Frame 1 (no input): blank canvas, image omitted
Frame 60 (the mouse pressed at the canvas centre just before this capture): blank canvas, image omitted
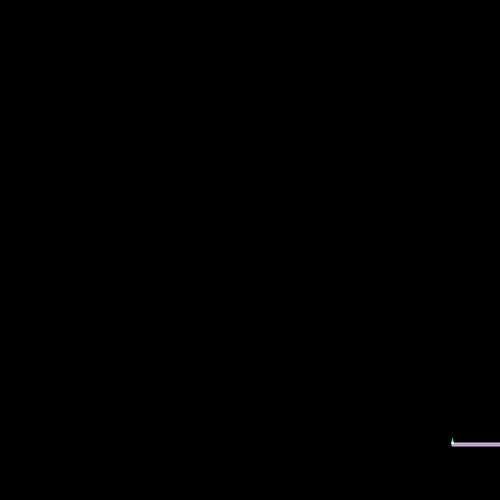
Frame 120 (the mouse held since frame 60 and released just before this capture)

The Processing sketch whose frames 1 and 60 were blank and that drew this single picture after the mouse press (run headless with seeded random() and noise(); from frame 60 on, the mouse is pressed at the canvas centre):

// Processing sketch: TranMelodyA1Q3
// ── TranMelodyA1Q3.pde
/**********************************************************************************************************************************************************
COMP 1010 SECTION A01
INSTRUCTOR: Daniel Rea
NAME: Melody Tran
ASSIGNMENT: Assignment 1
QUESTION: Question 3

PURPOSE: To make the spaceship move from one end of the canvas to the other automatically, and for it to grow so it seems like it's coming towards thge viewer.
**********************************************************************************************************************************************************/
int shipWidth = 250; //initially 250.
int shipBorderRadius = 5; //initially 5.
int shipHeight = shipWidth/4; //to calculate the height of the ship and stay proportionate with the width of the ship.
int domeSize;
int pomPomSize; 
//the section above is in pixels.

final int CANVAS_WIDTH = 500; //to be changed in correlation with the width of the canvas as "width" was not working.
final int CANVAS_HEIGHT = 500; //to be changed in correlation with the height of the canvas as "height" was not working.

final float SIZE_START = 5.0/100; //in percentage, initially 5%.
final float SIZE_END = 150.0/100; //in percentage, initially 150%.
final float X_START = CANVAS_WIDTH + (shipWidth*SIZE_START); //to calculate the starting point on the x-axis for the ship. Starts off screen for a better effect.
final float Y_START = CANVAS_HEIGHT + (shipHeight*SIZE_START); //to calculate the starting point on the y-axis for the ship. Starts off screen for a better effect.
final int X_END = 0 - int (shipWidth*SIZE_END); //to calculate the end point on the x-axis. Ends off screen.
final int Y_END = 0 - int (shipHeight*SIZE_END); //to calculate the end point on the y-axis. Ends off screen.

final float SPEED_FACTOR = 200.0/100; //in percentage, initially 200%.

float shipPosX = X_START;
float shipPosY = Y_START;
float sizeMultiplier = SIZE_START;

void setup ()
{
  size (500, 500);
}

void draw()
{
  background (0);
  setSizeXandY();
  calcDimensions();
  drawSpaceship();
}

void mouseClicked()
{
    shipPosX = X_START;
    shipPosY = Y_START;
    sizeMultiplier = SIZE_START;
}

/* setSizeXandY
* This function controls the speed that the spaceship flies, where it starts/ends on the canvas, and the increase in size as it moves.
* I used global variables in this function but also included a bit of arithmetics to keep the spaceship proper.
* It produces a sort of graphics that animates the spaceships on the canvas.
* Max and min were used with global variables and constants.
*/

void setSizeXandY ()
{
  shipPosX = max(X_END, shipPosX - (1.0/SPEED_FACTOR)); //to incorporate the X_END but still result in the starting point being at the bottom right.
  shipPosY = max(Y_END, shipPosY - (1.0/SPEED_FACTOR)); //to incorporate the Y_END but still result in the starting point being at the bottom right.
  
  sizeMultiplier = min(SIZE_END, sizeMultiplier + (1.0/SPEED_FACTOR)/400); 
}

/* calcDimensions
* This function holds all the calculations used to draw the spaceship.
* From the global variables: shipWidth/Height, domeSize, pomPomSize. As well as the float sizeMultiplier.
* It produces shortcut variables to be used in the drawings, this way the code is a bit cleaner and easier to read.
* The calculations are to be within proper ratio of each other and are displayed that way.
*/

void calcDimensions ()
{
  shipWidth = int (250 * sizeMultiplier);
  shipHeight = int ((shipWidth/4) * sizeMultiplier);
  domeSize = int ((shipWidth/3) * sizeMultiplier);
  pomPomSize = int ((domeSize/5) * sizeMultiplier);
}


/* drawSpaceship
* This function puts all the shapes of the spaceship together. Ready to be called in the draw function.
* It gets its info from the calcDimensions block with a bit of arithmetic included.
* It produces our final image of the spaceship.
* A lot of the decisions to be made was for the positioning to keep the shapes aligned/proportionate with each other despite any changes to the placement on the y-axis.
*/

void drawSpaceship ()
{
  final float STRIPE_OFFSET = 0.24f * shipHeight;
  
  //ship body
  fill (54, 123, 108);
  strokeWeight (0);
  rect (shipPosX, shipPosY, shipWidth, shipHeight, shipBorderRadius);
  
  //stripes
  strokeWeight (2);
  stroke (204, 180, 216);
  line (shipPosX, (shipPosY + (STRIPE_OFFSET * sizeMultiplier)), (shipPosX + shipWidth), (shipPosY + (STRIPE_OFFSET * sizeMultiplier))); //top line
  line (shipPosX, shipPosY + shipHeight - (STRIPE_OFFSET * sizeMultiplier), (shipPosX + shipWidth), shipPosY + shipHeight - (STRIPE_OFFSET * sizeMultiplier)); //bottom line

  // head/dome
  fill (255);
  strokeWeight (0);
  ellipse (shipPosX, shipPosY, domeSize, domeSize);
  
  //party hat
  fill (67, 246, 173);
  strokeWeight (0);
  triangle (shipPosX, (shipPosY - (domeSize*2)), (shipPosX + (domeSize/2)), (shipPosY - (domeSize/3)), (shipPosX - (domeSize/2)), (shipPosY - (domeSize/3)));

  //pom pom
  fill (180, 216, 201);
  strokeWeight (0);
  ellipse (shipPosX, (shipPosY - (domeSize*2)), pomPomSize, pomPomSize);
}
